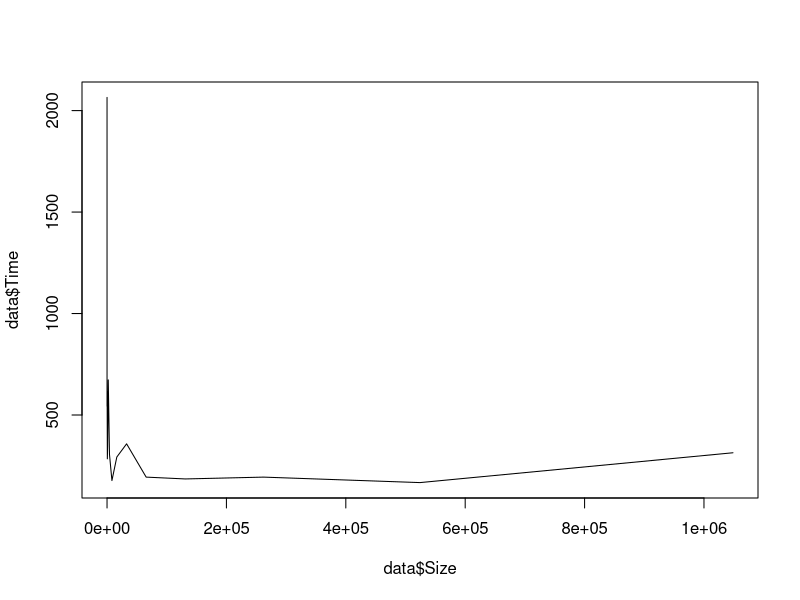
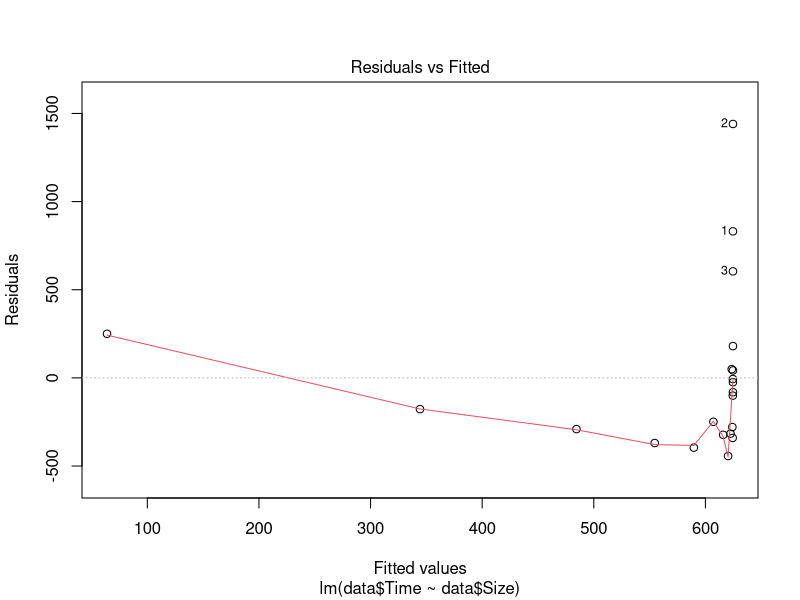
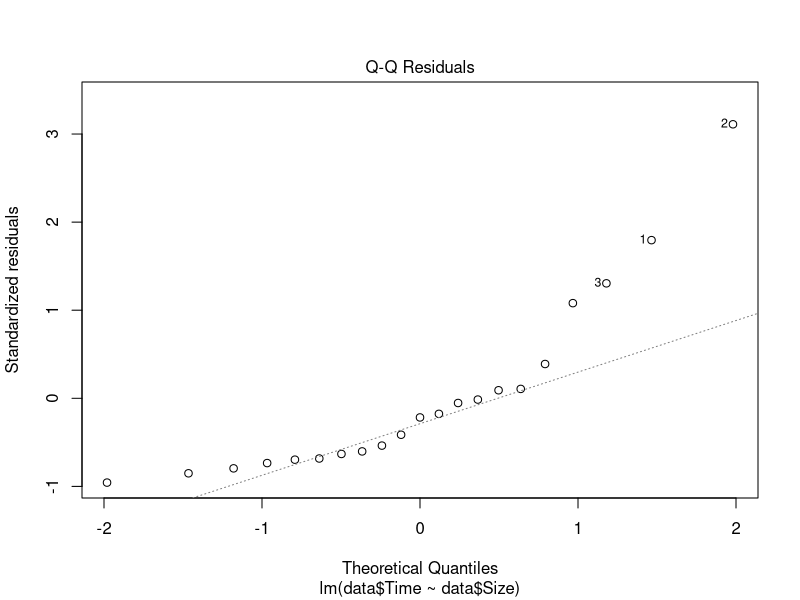
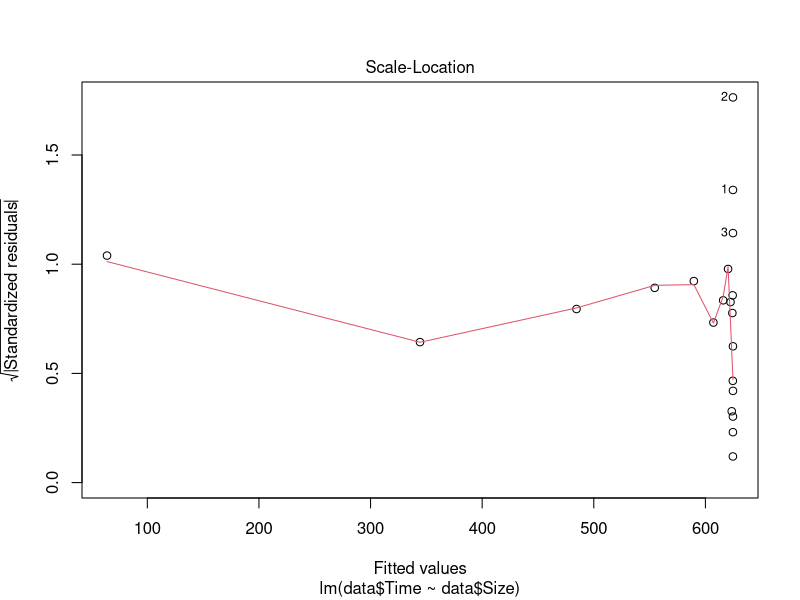
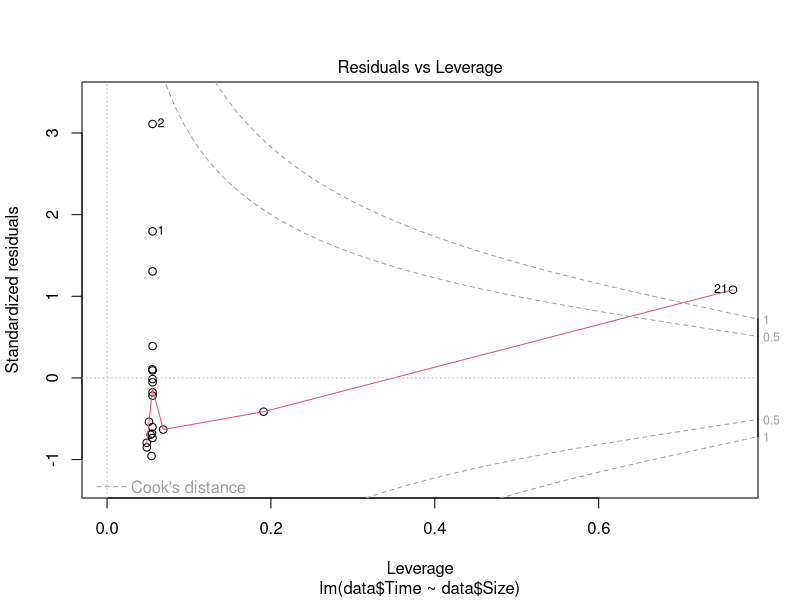
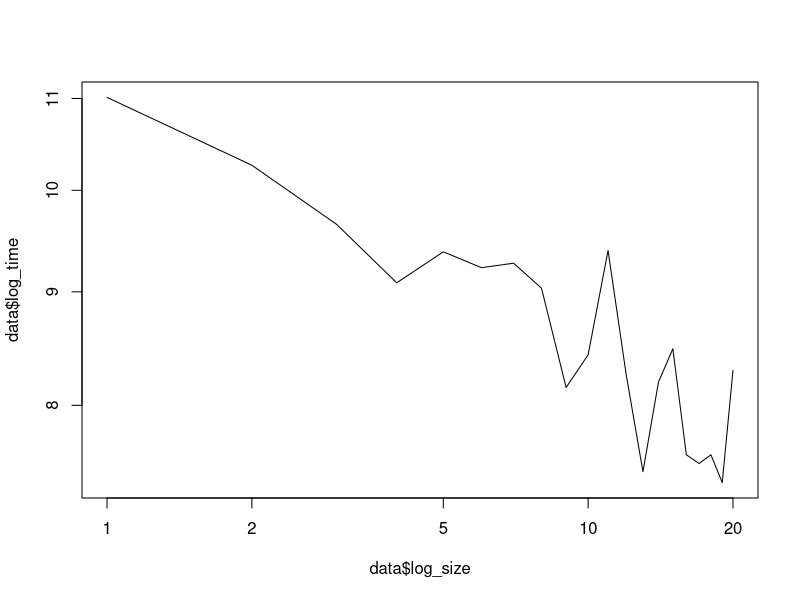
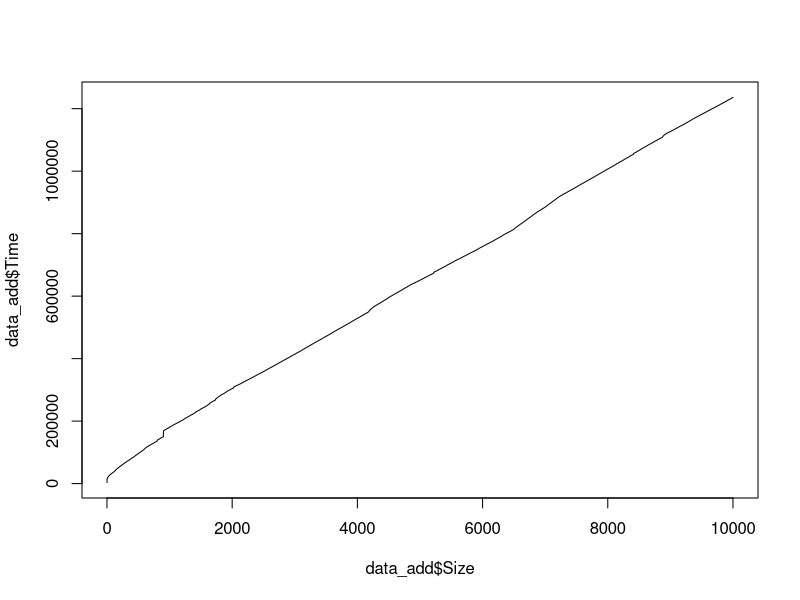
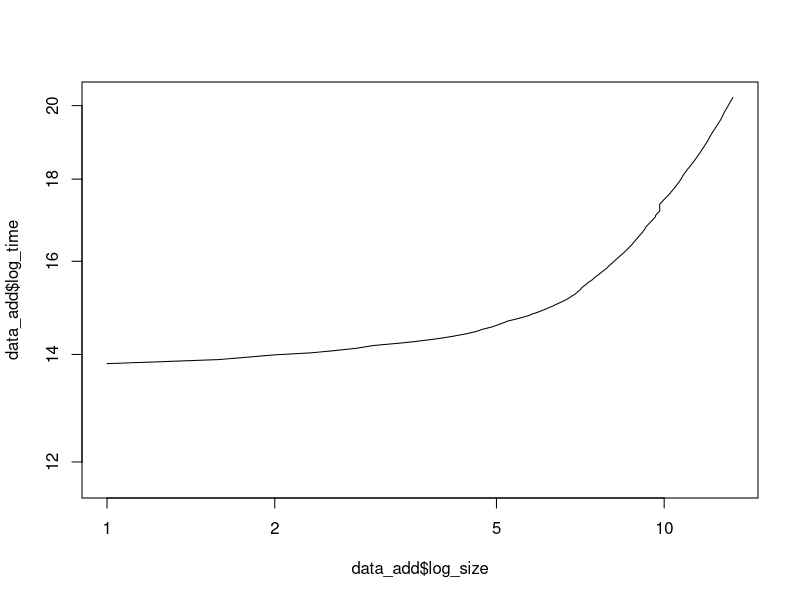

These figures' R source, in order:
## ---- chunk 1
knitr::opts_chunk$set(echo = TRUE)
## ---- chunk 2
#Question 3:
library(readr)
data <- read_csv("timesContains.csv", col_names = FALSE)
colnames(data) = c("Size", "Time")
plot(data$Size, data$Time, type = "l")
## ---- chunk 3
model = lm(data$Time ~ data$Size)
summary(model)
plot(model)
## ---- chunk 4
data['log_size'] = log2(data$Size)
data['log_time'] = log2(data$Time)
## ---- chunk 5
plot(data$log_size, data$log_time, type = "l", log="xy")
## ---- chunk 6
data_add <- read_csv("timesAdd.csv", col_names = FALSE)
colnames(data_add) = c("Size", "Time")
plot(data_add$Size, data_add$Time, type = "l")
## ---- chunk 7
data_add['log_size'] = log2(data_add$Size)
data_add['log_time'] = log2(data_add$Time)
plot(data_add$log_size, data_add$log_time, type = "l", log="xy")
